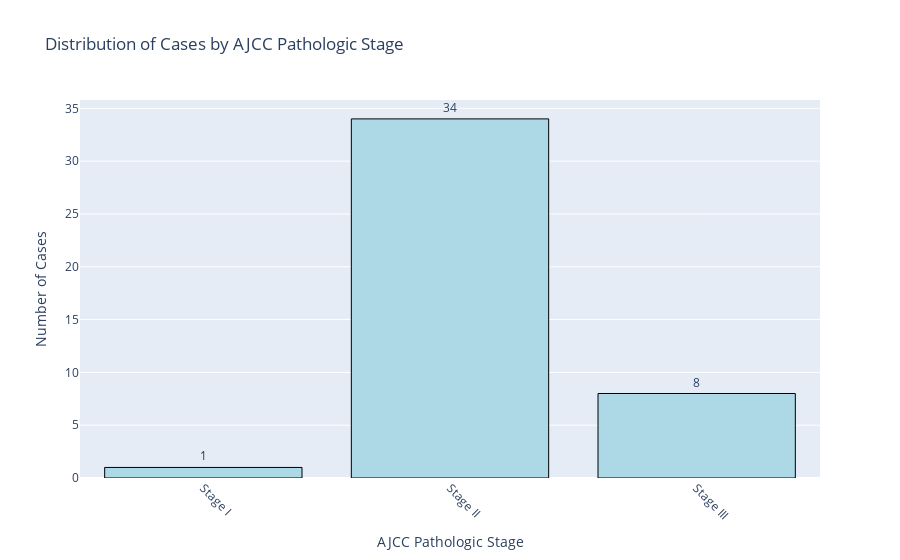

Notebook code for this chart:
### Code cell
# Group data and calculate mean expression
aggregated_data = df_drop_Clean.groupby(
    ['Case', 'Cancer Stage', 'ajcc_pathologic_n', 'ajcc_pathologic_m', 'ajcc_pathologic_t', 'ajcc_pathologic_stage'], as_index=False
).agg({'Expression': 'mean'})

# Filter out "Unknown" values for the 'ajcc_pathologic_stage' column in the aggregated_data
filtered_data = aggregated_data[aggregated_data['ajcc_pathologic_stage'] != "Unknown"]

# Ensure 'Cancer Stage' is ordered correctly
sorted_stages = ['Stage I', 'Stage II', 'Stage III']
filtered_data['Cancer Stage'] = pd.Categorical(filtered_data['Cancer Stage'], categories=sorted_stages, ordered=True)

# Count cases by stage
stage_counts = filtered_data['Cancer Stage'].value_counts().sort_index()

# Create a DataFrame for Plotly
plot_data = stage_counts.reset_index()
plot_data.columns = ['Cancer Stage', 'Number of Cases']

# Create a bar plot using Plotly
fig = px.bar(
    plot_data,
    x='Cancer Stage',
    y='Number of Cases',
    text='Number of Cases',
    title='Distribution of Cases by AJCC Pathologic Stage',
    labels={'Cancer Stage': 'AJCC Pathologic Stage', 'Number of Cases': 'Number of Cases'},
)

# Customize plot appearance
fig.update_traces(textposition='outside', marker_color='lightblue', marker_line_color='black', marker_line_width=1)
fig.update_layout(xaxis_title='AJCC Pathologic Stage', yaxis_title='Number of Cases', xaxis_tickangle=45)

# Display the plot
fig.show()

### Figure 1 — Plotly figure (JSON) as saved in the notebook; plotly's stock layout.template omitted (floating-point values rounded to 4 significant figures)
{"data": [{"alignmentgroup": "True", "hovertemplate": "AJCC Pathologic Stage=%{x}<br>Number of Cases=%{text}<extra></extra>", "legendgroup": "", "marker": {"color": "lightblue", "line": {"color": "black", "width": 1}, "pattern": {"shape": ""}}, "name": "", "offsetgroup": "", "orientation": "v", "showlegend": false, "text": [1, 34, 8], "textposition": "outside", "type": "bar", "x": ["Stage I", "Stage II", "Stage III"], "xaxis": "x", "y": [1, 34, 8], "yaxis": "y"}], "layout": {"autosize": true, "barmode": "relative", "legend": {"tracegroupgap": 0}, "title": {"text": "Distribution of Cases by AJCC Pathologic Stage"}, "xaxis": {"anchor": "y", "autorange": true, "domain": [0, 1], "range": [-0.5, 2.5], "tickangle": 45, "title": {"text": "AJCC Pathologic Stage"}, "type": "category"}, "yaxis": {"anchor": "x", "autorange": true, "domain": [0, 1], "range": [0, 35.79], "title": {"text": "Number of Cases"}, "type": "linear"}}}
